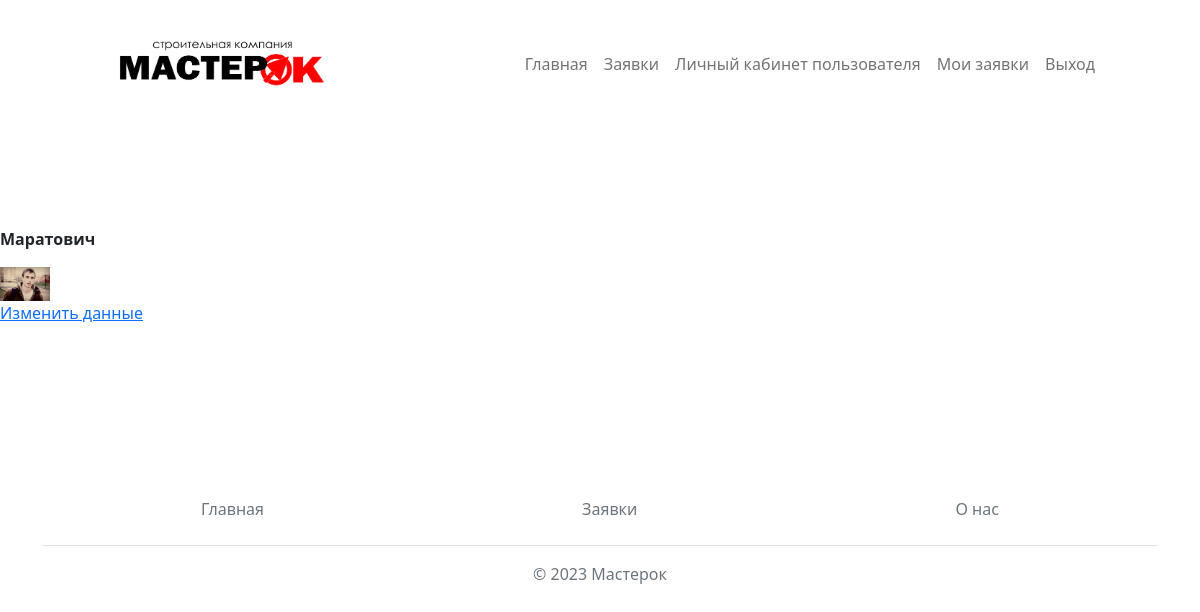
The page /user_page/ (signed in) on the database its author committed.
### firstapp/models.py (models this page shows, shortened)
class Person(models.Model):
    user = models.OneToOneField(User, on_delete=models.CASCADE)
    patronomyc = models.CharField(max_length=25, verbose_name="Отчество")
    person_pic = models.ImageField(upload_to='media/images/users/',blank=True, null=True)

### firstapp/views.py (the view)
# urls.py: path('user_page/', views.ShowUserPageView.as_view(), name="user_page"),
class ShowUserPageView(DetailView):
    model = Person
    template_name = 'registration/user_page.html'
    def get_object(self):
        try:
            person = Person.objects.get(user=self.request.user.id)
        except:
            person = None
        return person

### firstapp/templates/registration/user_page.html
{% extends "base_generic.html" %}
{% load static %}
{% block content %}
<div class="card-body">
    <p><strong>{{request.user.last_name}} {{request.user.first_name}} {% if person.patronomyc %}{{person.patronomyc}}{% endif %}</strong></p>
    {% if person.person_pic %}
    <img width="50" src="{{person.person_pic.url}}" alt="">
    {% endif %}
</div>
<a href="{% url 'user_update_page' %}">Изменить данные</a>
{% endblock %}

### firstapp/static/css/style.css (style rules this page uses)
* { margin: 0 auto; }

### rows shown on the page
Person: patronomyc "Маратович", person_pic (picture)
